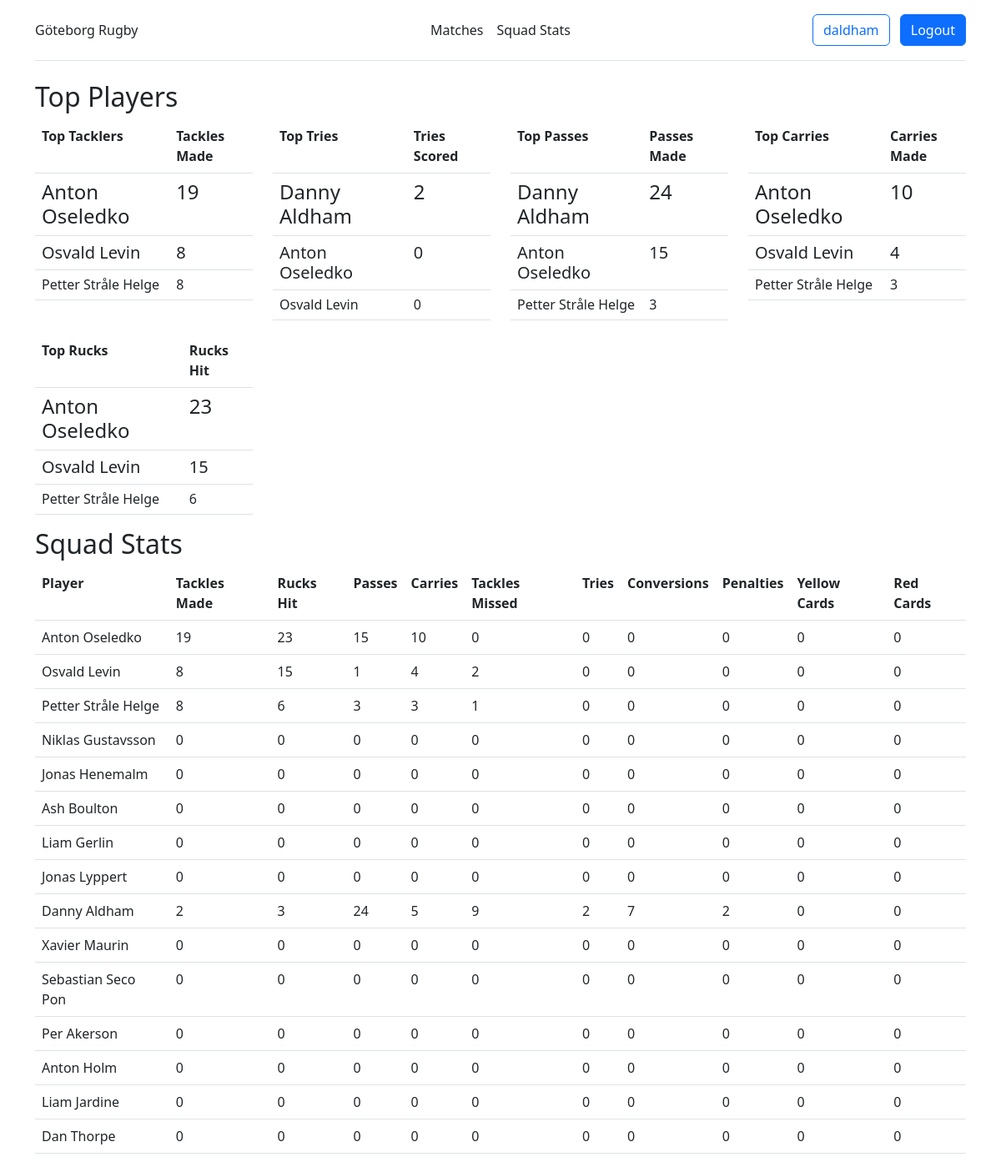
The page /squad/ (signed in) on the database its author committed.
### stats/models.py (models this page shows, shortened)
class MyUser(AbstractUser):
    player = models.OneToOneField(Player, on_delete=models.CASCADE, null=True, blank=True)
    coach = models.BooleanField(default=False)
    team = models.ForeignKey(Team, on_delete=models.CASCADE, null=True, blank=True)
    @property
    def is_coach(self):
        return self.coach

class Team(models.Model):
    name = models.CharField(max_length=30)
    invite_code = models.CharField(max_length=10, null=True, blank=True)

class Player(models.Model):
    first_name = models.CharField(max_length=30)
    last_name = models.CharField(max_length=30)
    position = models.ManyToManyField(Position)
    team = models.ForeignKey(Team, on_delete=models.CASCADE, null=True, blank=True)
    def full_name(self):
        return self.first_name + " " + self.last_name

### stats/views.py (the view)
# urls.py: path('squad/', views.squad_stats, name='squad'),
def squad_stats(request):
    user_team = request.user.team
    players = Player.objects.filter(team=user_team)
    stats = PlayerStatistic.objects.filter(player__in=players)
    squad_stats = {}
    for player in players:
        player_stats = stats.filter(player=player)
        squad_stats[player] = {
            'tackles_made': player_stats.aggregate(Sum('tackles_made'))['tackles_made__sum'] or 0,
            'rucks_hit': player_stats.aggregate(Sum('rucks_hit'))['rucks_hit__sum'] or 0,
            'passes': player_stats.aggregate(Sum('passes'))['passes__sum'] or 0,
            'carries': player_stats.aggregate(Sum('carries'))['carries__sum'] or 0,
            'tackles_missed': player_stats.aggregate(Sum('tackles_missed'))['tackles_missed__sum'] or 0,
            'tries': player_stats.aggregate(Sum('tries'))['tries__sum'] or 0,
            'conversions': player_stats.aggregate(Sum('conversions'))['conversions__sum'] or 0,
            'penalties': player_stats.aggregate(Sum('penalties'))['penalties__sum'] or 0,
            'yellow_cards': player_stats.aggregate(Sum('yellow_cards'))['yellow_cards__sum'] or 0,
            'red_cards': player_stats.aggregate(Sum('red_cards'))['red_cards__sum'] or 0,
        }
    top_tacklers = sorted(squad_stats.items(), key=lambda x: x[1]['tackles_made'], reverse=True)[:3]
    top_tries = sorted(squad_stats.items(), key=lambda x: x[1]['tries'], reverse=True)[:3]
    top_passes = sorted(squad_stats.items(), key=lambda x: x[1]['passes'], reverse=True)[:3]
    top_tacklers = sorted(squad_stats.items(), key=lambda x: x[1]['tackles_made'], reverse=True)[:3]
    top_rucks = sorted(squad_stats.items(), key=lambda x: x[1]['rucks_hit'], reverse=True)[:3]
    return render(request, 'squad_stats.html', {'squad_stats': squad_stats, 'top_tacklers': top_tacklers, 'top_tries': top_tries, 'top_passes': top_passes, 'top_rucks': top_rucks})

### stats/templates/squad_stats.html
{% extends 'base.html' %}
{% block content %}
<div class="container">
    <h2>Top Players</h2>
    <div class="row">
        <div class="col">
            <table class="table stats">
                <tr>
                  <th>Top Tacklers</th>
                  <th>Tackles Made</th>
                </tr>
                {% for i in top_tacklers %}
                <tr {% if forloop.first %}class="h4"{% elif forloop.counter == 2 %}class="h5"{% else %}class="h6"{% endif %}>
                    <td>{{ i.0.full_name }}</td>
                    <td>{{ i.1.tackles_made }}</td>
                </tr>
                {% endfor %}
            </table>
        </div>
        <div class="col">
            <table class="table stats">
                <tr>
                  <th>Top Tries</th>
                  <th>Tries Scored</th>
                </tr>
                {% for i in top_tries %}
                <tr {% if forloop.first %}class="h4"{% elif forloop.counter == 2 %}class="h5"{% else %}class="h6"{% endif %}>
                    <td>{{ i.0.full_name }}</td>
                  <td>{{ i.1.tries }}</td>
                </tr>
                {% endfor %}
            </table>
        </div>
        <div class="col">
            <table class="table stats">
                <tr>
                  <th>Top Passes</th>
                  <th>Passes Made</th>
                </tr>
                {% for i in top_passes %}
                <tr {% if forloop.first %}class="h4"{% elif forloop.counter == 2 %}class="h5"{% else %}class="h6"{% endif %}>
                    <td>{{ i.0.full_name }}</td>
                  <td>{{ i.1.passes }}</td>
                </tr>
                {% endfor %}
            </table>
        </div>
        <div class="col">
            <table class="table stats">
                <tr>
                  <th>Top Carries</th>
                  <th>Carries Made</th>
                </tr>
                {% for i in top_tacklers %}
                <tr {% if forloop.first %}class="h4"{% elif forloop.counter == 2 %}class="h5"{% else %}class="h6"{% endif %}>
                    <td>{{ i.0.full_name }}</td>
                  <td>{{ i.1.carries }}</td>
                </tr>
                {% endfor %}
            </table>
        </div>
    </div>
    <div class="row">
        <div class="col-3">
            <table class="table stats">
                <tr>
                  <th>Top Rucks</th>
                  <th>Rucks Hit</th>
                </tr>
                {% for i in top_rucks %}
                <tr {% if forloop.first %}class="h4"{% elif forloop.counter == 2 %}class="h5"{% else %}class="h6"{% endif %}>
                    <td>{{ i.0.full_name }}</td>
                  <td>{{ i.1.rucks_hit }}</td>
                </tr>
                {% endfor %}
            </table>
        </div>
    </div>
</div>
<div class="container">
    <h2>Squad Stats</h2>
    <table class="table">
        <tr>
            <th>Player</th>
            <th>Tackles Made</th>
            <th>Rucks Hit</th>
            <th>Passes</th>
            <th>Carries</th>
            <th>Tackles Missed</th>
            <th>Tries</th>
            <th>Conversions</th>
            <th>Penalties</th>
            <th>Yellow Cards</th>
            <th>Red Cards</th>
        </tr>
        {% for player, stats in squad_stats.items %}
        <tr>
            <td>{{ player.full_name }}</td>
            <td>{{ stats.tackles_made }}</td>
            <td>{{ stats.rucks_hit }}</td>
            <td>{{ stats.passes }}</td>
            <td>{{ stats.carries }}</td>
            <td>{{ stats.tackles_missed }}</td>
            <td>{{ stats.tries }}</td>
            <td>{{ stats.conversions }}</td>
            <td>{{ stats.penalties }}</td>
            <td>{{ stats.yellow_cards }}</td>
            <td>{{ stats.red_cards }}</td>
        </tr>
        {% endfor %}
    </table>
</div>
{% endblock %}

### stats/templates/base.html (shortened to what this page needs)
<!doctype html>
<html lang="en">
  <head>
    <link href="https://cdn.jsdelivr.net/npm/bootstrap@5.3.0-alpha1/dist/css/bootstrap.min.css" rel="stylesheet">
    <link rel="stylesheet" type="text/css" href="https://cdn.datatables.net/v/bs5/dt-1.10.22/datatables.min.css"/>
    {% load static %}
    <link rel="stylesheet" type="text/css" href="{% static 'css/styles.css' %}">
  </head>
  <body>
    <div class="container">
        <header class="d-flex flex-wrap align-items-center justify-content-center justify-content-md-between py-3 mb-4 border-bottom">
            <div class="d-flex align-items-center col-md-3 mb-2 mb-md-0 text-dark text-decoration-none">
                {% if user.is_authenticated %}
                    <a class="nav-link" href="{% url 'index' %}">{{ user.team.name }}</a>
                {% else %}
                    <a class="nav-link" href="{% url 'index' %}">Rugby Dashboard</a>
                {% endif %}
            </div>
          <ul class="nav col-12 col-md-auto mb-2 justify-content-center mb-md-0">
            {% if user.is_authenticated and user.team and user.is_coach %}
            <li><a href="{% url 'matches' %}" class="nav-link px-2 link-dark">Matches</a></li>
            <li><a href="{% url 'squad' %}" class="nav-link px-2 link-dark">Squad Stats</a></li>
            <li><a href="{% url 'add_players' %}" class="nav-link px-2 link-dark">Add Players</a></li>
            <li><a href="{% url 'add_match' %}" class="nav-link px-2 link-dark">Add Match</a></li>
            {% elif user.is_authenticated and user.team %}
            <li><a href="{% url 'matches' %}" class="nav-link px-2 link-dark">Matches</a></li>
            <li><a href="{% url 'squad' %}" class="nav-link px-2 link-dark">Squad Stats</a></li>
            {% elif user.is_authenticated %}
            <li><a href="{% url 'matches' %}" class="nav-link px-2 link-dark">Matches</a></li>
            <li><a href="{% url 'squad' %}" class="nav-link px-2 link-dark">Squad Stats</a></li>
            <li><a href="{% url 'join' %}" class="nav-link px-2 link-dark">Join Team</a></li>
            {% else %}
            <li><a href="{% url 'about' %}" class="nav-link px-2 link-dark">About</a></li>
            {% endif %}
          </ul>
          <div class="col-md-3 text-end">
            {% if user.is_authenticated %}
            <a class="btn btn-outline-primary me-2" href="{% url 'index' %}">{{ user.username }}</a>
            <a class="btn btn-primary" href="{% url 'logout' %}">Logout</a>
            {% else %}
            <a class="btn btn-outline-primary me-2" href="{% url 'login' %}">Log In</a>
            <a class="btn btn-primary" href="{% url 'register' %}">Sign Up</a>
            {% endif %}
          </div>
        </header>
    </div>
    {% block content %}{% endblock %}
  </body>
</html>

### rows shown on the page
MyUser: team.name "Göteborg Rugby", username "daldham"
Player: first_name+last_name "Anton Oseledko", i "19", i "0", i "15", i "10", i "23", full_name "Anton Oseledko", tackles_made "19", rucks_hit "23", passes "15", carries "10", tackles_missed "0", tries "0", conversions "0", penalties "0", yellow_cards "0", red_cards "0"
Player: first_name+last_name "Osvald Levin", i "8", i "0", i "4", i "15", full_name "Osvald Levin", tackles_made "8", rucks_hit "15", passes "1", carries "4", tackles_missed "2", tries "0", conversions "0", penalties "0", yellow_cards "0", red_cards "0"
Player: first_name+last_name "Petter Stråle Helge", i "8", id "3", i "6", full_name "Petter Stråle Helge", tackles_made "8", rucks_hit "6", passes "3", carries "3", tackles_missed "1", tries "0", conversions "0", penalties "0", yellow_cards "0", red_cards "0"
Player: first_name+last_name "Danny Aldham", i "2", i "24", full_name "Danny Aldham", tackles_made "2", rucks_hit "3", passes "24", carries "5", tackles_missed "9", tries "2", conversions "7", penalties "2", yellow_cards "0", red_cards "0"
Player: full_name "Niklas Gustavsson", tackles_made "0", rucks_hit "0", passes "0", carries "0", tackles_missed "0", tries "0", conversions "0", penalties "0", yellow_cards "0", red_cards "0"
Player: full_name "Jonas Henemalm", tackles_made "0", rucks_hit "0", passes "0", carries "0", tackles_missed "0", tries "0", conversions "0", penalties "0", yellow_cards "0", red_cards "0"
Player: full_name "Ash Boulton", tackles_made "0", rucks_hit "0", passes "0", carries "0", tackles_missed "0", tries "0", conversions "0", penalties "0", yellow_cards "0", red_cards "0"
Player: full_name "Liam Gerlin", tackles_made "0", rucks_hit "0", passes "0", carries "0", tackles_missed "0", tries "0", conversions "0", penalties "0", yellow_cards "0", red_cards "0"
Player: full_name "Jonas Lyppert", tackles_made "0", rucks_hit "0", passes "0", carries "0", tackles_missed "0", tries "0", conversions "0", penalties "0", yellow_cards "0", red_cards "0"
Player: full_name "Xavier Maurin", tackles_made "0", rucks_hit "0", passes "0", carries "0", tackles_missed "0", tries "0", conversions "0", penalties "0", yellow_cards "0", red_cards "0"
Player: full_name "Sebastian Seco Pon", tackles_made "0", rucks_hit "0", passes "0", carries "0", tackles_missed "0", tries "0", conversions "0", penalties "0", yellow_cards "0", red_cards "0"
Player: full_name "Per Akerson", tackles_made "0", rucks_hit "0", passes "0", carries "0", tackles_missed "0", tries "0", conversions "0", penalties "0", yellow_cards "0", red_cards "0"
Player: full_name "Anton Holm", tackles_made "0", rucks_hit "0", passes "0", carries "0", tackles_missed "0", tries "0", conversions "0", penalties "0", yellow_cards "0", red_cards "0"
Player: full_name "Liam Jardine", tackles_made "0", rucks_hit "0", passes "0", carries "0", tackles_missed "0", tries "0", conversions "0", penalties "0", yellow_cards "0", red_cards "0"
Player: full_name "Dan Thorpe", tackles_made "0", rucks_hit "0", passes "0", carries "0", tackles_missed "0", tries "0", conversions "0", penalties "0", yellow_cards "0", red_cards "0"
